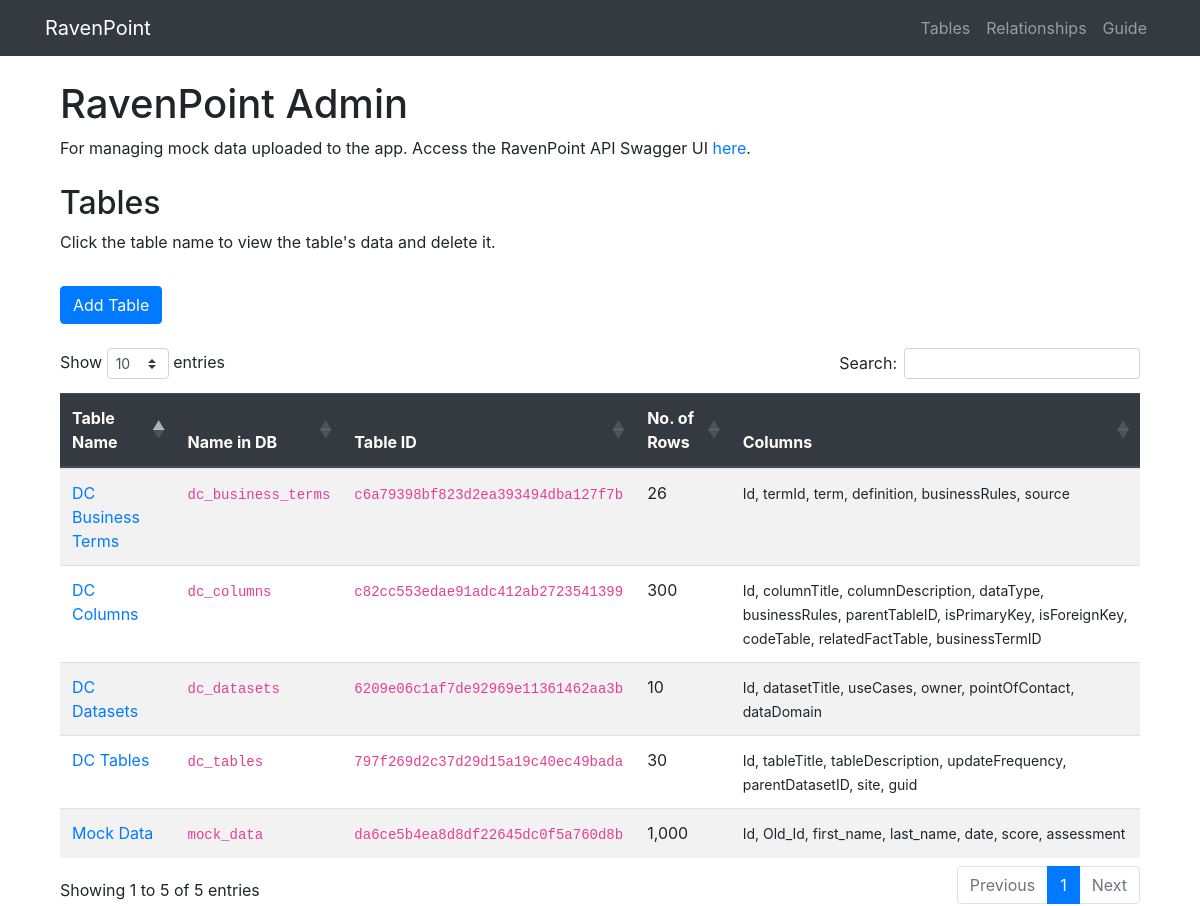
Before: / with the older database file.
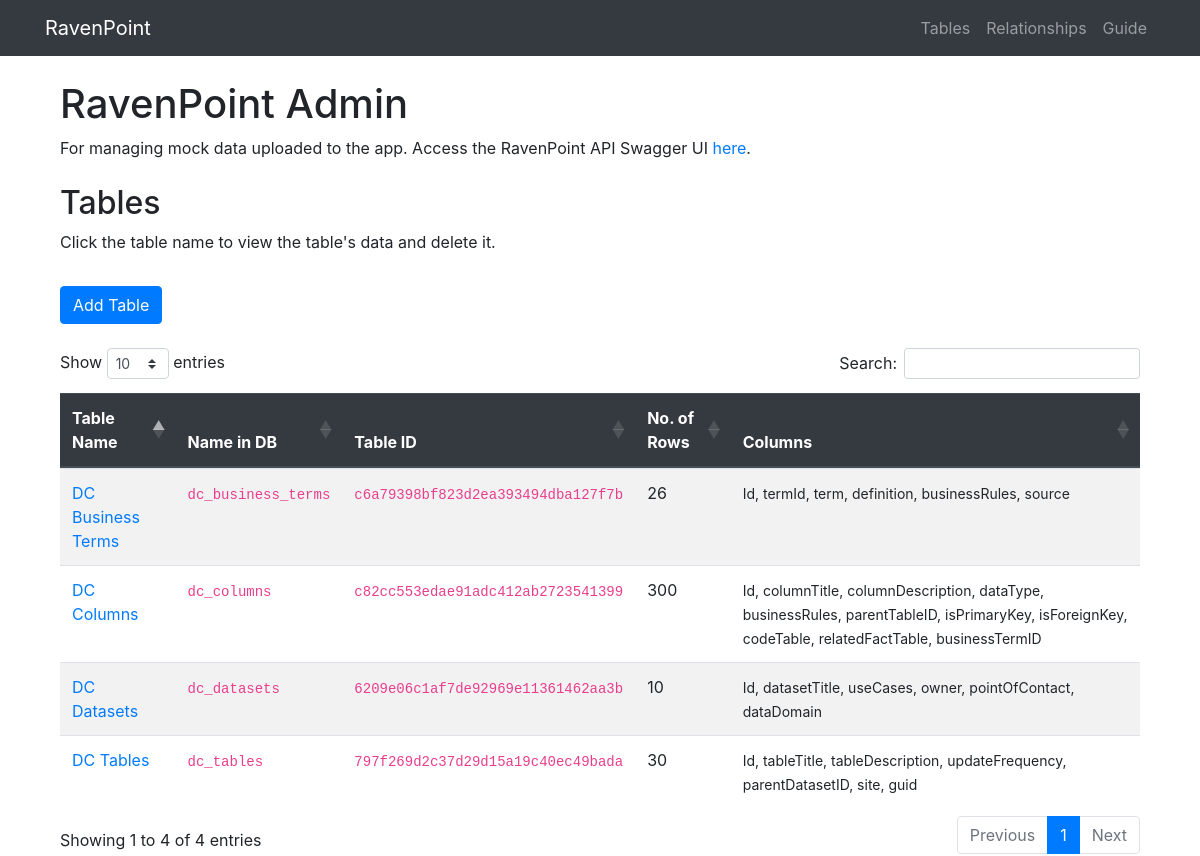
After: the same page with the newer database file.
### project/models.py (models this page shows, shortened)
class Table(db.Model):
  __tablename__ = 'tables'
  id = db.Column(db.String(128), primary_key=True)
  table_name = db.Column(db.String(256), unique=True, index=True)
  table_db_name = db.Column(db.String(256))

### project/admin/views.py (the view, shortened to what this page needs)
@admin.route('/', methods=['GET', 'POST'])
def index():
    form = UploadData()
    with sqlite3.connect(conn_string) as conn:
        all_tables = get_all_table_names(conn)
        table_metadata = get_all_table_metadata(conn, all_tables)
    return render_template('index.html', form=form, tables=table_metadata.to_dict('records'))

### project/admin/forms.py
class UploadData(FlaskForm):
    csv_file = FileField('Data (CSV file)', [FileAllowed(['csv'], 'CSV files only.')])
    table_name = StringField('Table Name', [DataRequired()])
    submit = SubmitField('Submit')

### project/utils.py (called while the page is built)
def get_all_table_names(conn):
  df = pd.read_sql(
    'SELECT * from tables',
    conn
  )
  return df

def get_all_table_metadata(conn, tables):
  nrows = []
  all_columns = []
  for table_name in tables.table_db_name:
      cursor = conn.execute(f"SELECT * FROM {table_name}")
      columns = ', '.join(list(map(lambda x: x[0], cursor.description)))
      all_columns.append(columns)
      cursor = conn.execute(f"SELECT COUNT(*) FROM {table_name}")
      table_nrows = cursor.fetchone()[0]
      nrows.append(table_nrows)
  output = tables.copy()
  output['nrows'] = nrows
  output['columns'] = all_columns
  return output

### project/admin/templates/index.html (shortened to what this page needs)
{% extends 'base.html' %}
{% block content %}
<div class="container mt-4">
  <h1>RavenPoint Admin</h1>
  <p>
    For managing mock data uploaded to the app.
    Access the RavenPoint API Swagger UI
    <a href="http://127.0.0.1:5000/ravenpoint/doc" target="_blank">here</a>.
  </p>
</div>
<div class="container mt-4">
  <h2>Tables</h2>
  <p>Click the table name to view the table's data and delete it.</p>
  <button type="button" class="btn btn-primary mt-3" data-toggle="modal" data-target="#addTableModal">
    Add Table
  </button>
</div>
<div class="container mt-4">
  <div class="table-container">
    <table class="table table-striped" id="all-tables">
      <thead class="thead-dark">
        <tr>
          <th scope="col">Table Name</th>
          <th scope="col">Name in DB</th>
          <th scope="col">Table ID</th>
          <th scope="col">No. of Rows</th>
          <th scope="col">Columns</th>
        </tr>
      </thead>
      <tbody>
        {% for table in tables %}
        <tr>
          <td>
            <a href="{{ url_for('admin.table_view', id=table.id) }}">
              {{ table.table_name }}
            </a>
          </td>
          <td><code>{{ table.table_db_name }}</code></td>
          <td>
            <code>{{ table.id }}</code>
          </td>
          <td>{{ "{:,}".format(table.nrows) }}</td>
          <td><small>{{ table.columns }}</small></td>
        </tr>
        {% endfor %}
      </tbody>
    </table>
  </div>
</div>
{% endblock %}

Changed rows visible on the page:
removed Table: table_name "Mock Data", table_db_name "mock_data", id "da6ce5b4ea8d8df22645dc0f5a760d8b", nrows "1,000", columns "Id, Old_Id, first_name, last_name, date, score, assessment"
Other visible differences:
text written by a page script: "Show entries Search: Showing 1 to 5 of 5 entries Previous 1 Next" → "Show entries Search: Showing 1 to 4 of 4 entries Previous 1 Next"
